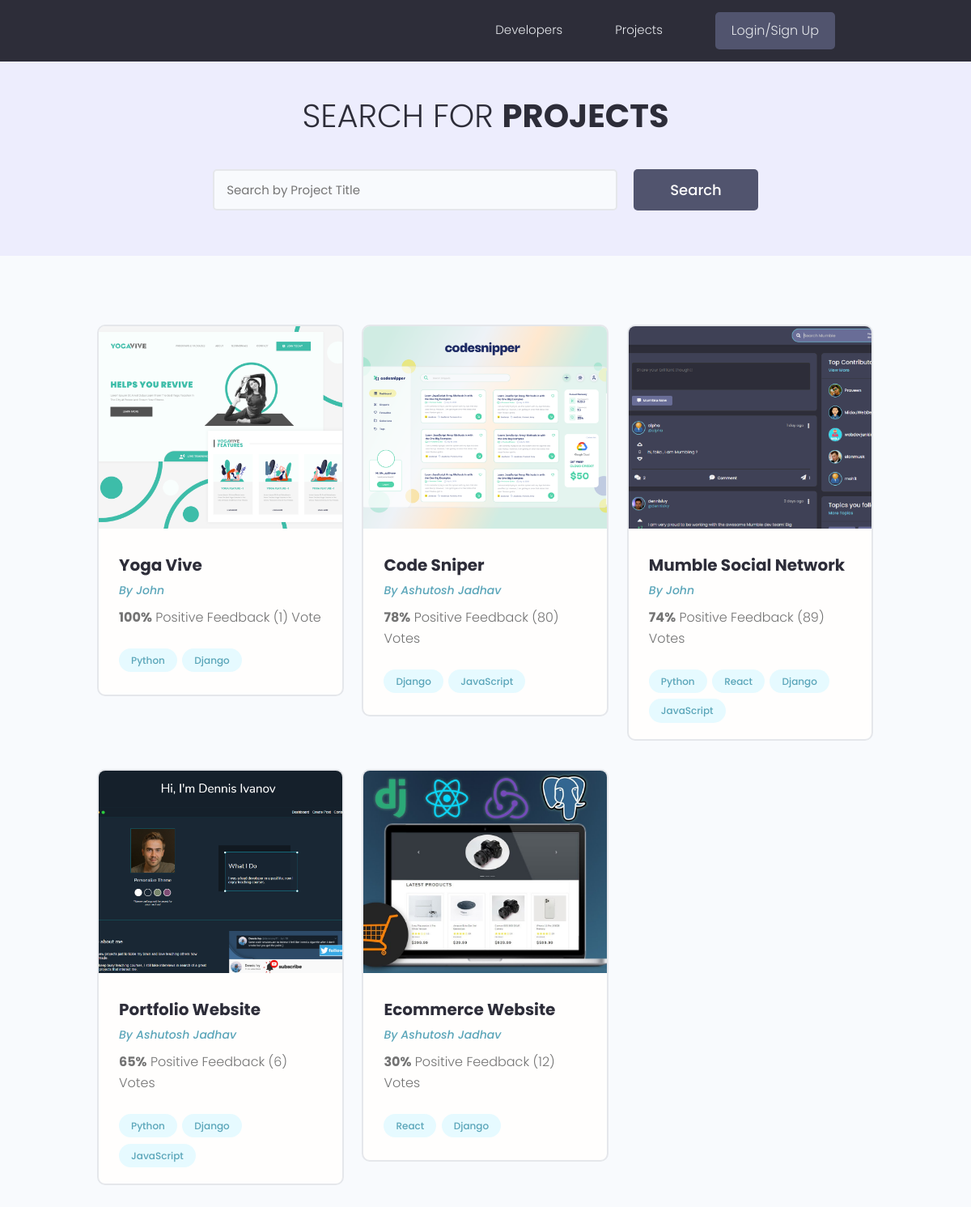
/projects/, run on the app's committed database.
### projects/models.py (models this page shows, shortened)
class Project(models.Model):
    owner = models.ForeignKey(
        Profile, null=True, blank=True, on_delete=models.CASCADE)
    title = models.CharField(max_length=200)
    description = models.TextField(null=True, blank=True)
    featured_image = models.ImageField(
        null=True, blank=True, default="default.jpg")
    demo_link = models.CharField(max_length=2000, null=True, blank=True)
    source_link = models.CharField(max_length=2000, null=True, blank=True)
    tags = models.ManyToManyField('Tag', blank=True)
    vote_total = models.IntegerField(default=0, null=True, blank=True)
    vote_ratio = models.IntegerField(default=0, null=True, blank=True)
    created = models.DateTimeField(auto_now_add=True)
    id = models.UUIDField(default=uuid.uuid4, unique=True,
                          primary_key=True, editable=False)
    class Meta:
        ordering = ['-vote_ratio', '-vote_total', 'title']
    @property
    def imageURL(self):
        try:
            url = self.featured_image.url
        except:
            url = ''
        return url

class Tag(models.Model):
    name = models.CharField(max_length=200)
    created = models.DateTimeField(auto_now_add=True)
    id = models.UUIDField(default=uuid.uuid4, unique=True,
                          primary_key=True, editable=False)
    def __str__(self):
        return self.name

### users/models.py (models this page shows, shortened)
class Profile(models.Model):
    user = models.OneToOneField(
        User, on_delete=models.CASCADE, null=True, blank=True)
    name = models.CharField(max_length=200, blank=True, null=True)
    email = models.EmailField(max_length=500, blank=True, null=True)
    username = models.CharField(max_length=200, blank=True, null=True)
    location = models.CharField(max_length=200, blank=True, null=True)
    short_intro = models.CharField(max_length=200, blank=True, null=True)
    bio = models.TextField(blank=True, null=True)
    profile_image = models.ImageField(
        null=True, blank=True, upload_to='profiles/', default="profiles/user-default.png")
    social_github = models.CharField(max_length=200, blank=True, null=True)
    social_twitter = models.CharField(max_length=200, blank=True, null=True)
    social_linkedin = models.CharField(max_length=200, blank=True, null=True)
    social_youtube = models.CharField(max_length=200, blank=True, null=True)
    social_website = models.CharField(max_length=200, blank=True, null=True)
    created = models.DateTimeField(auto_now_add=True)
    id = models.UUIDField(default=uuid.uuid4, unique=True,
                          primary_key=True, editable=False)
    class Meta:
        ordering = ['created']

### projects/views.py (the view)
# urls.py: path('projects/', views.getProjects),
def projects(request):
    projects, search_query = searchProjects(request)
    custom_range, projects = paginateProjects(request, projects, 6)
    context = {'projects': projects,
               'search_query': search_query, 'custom_range': custom_range}
    return render(request, 'projects/projects.html', context)

### projects/utils.py (called while the page is built)
def paginateProjects(request, projects, results):
    page = request.GET.get('page')
    paginator = Paginator(projects, results)
    try:
        projects = paginator.page(page)
    except PageNotAnInteger:
        page = 1
        projects = paginator.page(page)
    except EmptyPage:
        page = paginator.num_pages
        projects = paginator.page(page)
    leftIndex = (int(page) - 4)
    if leftIndex < 1:
        leftIndex = 1
    rightIndex = (int(page) + 5)
    if rightIndex > paginator.num_pages:
        rightIndex = paginator.num_pages + 1
    custom_range = range(leftIndex, rightIndex)
    return custom_range, projects

def searchProjects(request):
    search_query = ''
    if request.GET.get('search_query'):
        search_query = request.GET.get('search_query')
    tags = Tag.objects.filter(name__icontains=search_query)
    projects = Project.objects.distinct().filter(
        Q(title__icontains=search_query) |
        Q(description__icontains=search_query) |
        Q(owner__name__icontains=search_query) |
        Q(tags__in=tags)
    )
    return projects, search_query

### projects/templates/projects/projects.html (shortened to what this page needs)
{% extends 'main.html' %}
{% block content %}
<main class="projects">
    <section class="hero-section text-center">
        <div class="container container--narrow">
            <div class="hero-section__box">
                <h2>Search for <span>Projects</span></h2>
            </div>
            <div class="hero-section__search">
                <form id='searchForm' class="form" action="{% url 'projects' %}" method="get">
                    <div class="form__field">
                        <input class="input input--text" id="formInput#search" type="text" name="search_query"
                            placeholder="Search by Project Title" value="{{search_query}}" />
                    </div>
                    <input class="btn btn--sub btn--lg" type="submit" value="Search" />
                </form>
            </div>
        </div>
    </section>
    <section class="projectsList">
        <div class="container">
            <div class="grid grid--three">
                {% for project in projects %}
                <div class="column">
                    <div class="card project">
                        <a href="{% url 'project' project.id %}" class="project">
                            <img class="project__thumbnail" src="{{project.imageURL}}" alt="project thumbnail" />
                            <div class="card__body">
                                <h3 class="project__title">{{project.title}}</h3>
                                <p><a class="project__author" href="{% url 'user-profile' project.owner.id %}">By
                                        {{project.owner.name}}</a>
                                </p>
                                <p class="project--rating">
                                    <span style="font-weight: bold;">{{project.vote_ratio}}%</span> Positive
                                    Feedback ({{project.vote_total}}) Vote{{project.vote_total|pluralize:"s"}}
                                </p>
                                <div class="project__tags">
                                    {% for tag in project.tags.all %}
                                    <span class="tag tag--pill tag--main">
                                        <small>{{tag}}</small>
                                    </span>
                                    {% endfor %}
                                </div>
                            </div>
                        </a>
                    </div>
                </div>
                {% endfor %}
            </div>
        </div>
    </section>
</main>
{% endblock %}

### templates/main.html (shortened to what this page needs)
<!DOCTYPE html>
{% load static %}
<html>
<head>
    <link rel="stylesheet" href="https://cdn.iconmonstr.com/1.3.0/css/iconmonstr-iconic-font.min.css" />
    <link rel="stylesheet" href="{% static 'uikit/styles/uikit.css' %}" />
    <link rel="stylesheet" href="{% static 'styles/app.css' %}" />
</head>
<body>
    {% include 'navbar.html' %}
    {% block content %}
    {% endblock content %}
</body>
</html>

### templates/navbar.html (shortened to what this page needs)
{% load static %}
<header class="header">
    <div class="container container--narrow">
        <nav class="header__nav">
            <ul class="header__menu">
                <li class="header__menuItem"><a href="{% url 'profiles' %}">Developers</a></li>
                <li class="header__menuItem"><a href="{% url 'projects' %}">Projects</a></li>
                {% if request.user.is_authenticated %}
                <li class="header__menuItem"><a href="{% url 'inbox' %}">Inbox</a></li>
                <li class="header__menuItem"><a href="{% url 'account' %}">Account</a></li>
                <li class="header__menuItem"><a href="{% url 'logout' %}" class="btn btn--sub">Logout</a></li>
                {% else %}
                <li class="header__menuItem"><a href="{% url 'login' %}" class="btn btn--sub">Login/Sign Up</a></li>
                {% endif %}
            </ul>
        </nav>
    </div>
</header>

### static/styles/app.css (style rules this page uses)
:root { --color-sub: #2d2d39; }
.btn--sub { background-color: var(--color-sub-light); }
.card { border: 2px solid var(--color-light); }
img { width: 100%; }
.header { position: sticky; z-index: 111; background-color: var(--color-sub); padding: 1.5rem 0; }
.header > .container { display: flex; justify-content: space-between; align-items: center; }
.header__nav > ul { display: inline-flex; align-items: center; list-style: none; gap: 6.5rem; }
.header__menuItem > a { color: var(--color-light); font-weight: 300; }
.hero-section { height: 40vh; display: flex; align-items: center; background-color: var(--color-sub); }
.hero-section__box { margin-bottom: 4rem; }
.hero-section__box > h2, .hero-section__box > h2 > span { font-size: 4rem; color: var(--color-light); line-height: 1.3; text-transform: uppercase; }
.hero-section__box > h2 { font-weight: 300; }
.hero-section__box > h2 > span { font-weight: 700; }
.hero-section__search > .form { display: flex; align-items: center; justify-content: center; gap: 2rem; }
.hero-section__search > .form input.input--text { width: 50rem; }
.project__author { font-size: 1.4rem; font-style: italic; }
.project--rating { margin-bottom: 1.6em; margin-top: .5em; }
.projects > .hero-section { background: var(--color-sub-lighter); height: 30vh; }
.projects .hero-section__box { margin-bottom: 2.5rem; }
.projects .hero-section__box > h2 { color: var(--color-sub); }
.projects .hero-section__box > h2 > span { font-weight: 700; color: var(--color-sub); }
.projectsList { margin-top: 8rem; }
.project__thumbnail { height: 25rem; object-fit: cover; object-position: top center; }
.project__title { font-size: 2rem; font-weight: 700; color: var(--color-sub); }

### static/uikit/styles/modules/_variables.css (style rules this page uses)
:root { --color-main: #5aa5b9; --color-main-light: #e6faff; --color-sub: #3f4156; --color-sub-light: #51546e; --color-sub-lighter: #ededfd; --color-text: #737373; --color-gray: #8b8b8b; --color-light: #e5e7eb; --color-light-gray: #767676; --color-bg: #f8fafd; --color-white: #fffefd; --color-white-light: #f3f3f3; --color-success: #359e64; --color-success-bg: #def8e8; --color-error: #fc4b0b; --color-error-bg: #fff2ee; --font-base: 'Poppins', arial, helvetica, 'Segoe UI', roboto, ubuntu, sans-serif; --font-monospace: 'Fira Code', 'Courier New', courier, monospace; --font-regular: 300; --font-medium: 500; --font-bold: 700; --generic-shadow: 1px 1px 5px #00000010; --generic-transition: all 0.3s ease-in-out; }

### static/uikit/styles/modules/_base.css (style rules this page uses)
* { margin: 0; padding: 0; box-sizing: border-box; text-rendering: optimizeLegibility; color: inherit; font-size: inherit; }
html { font-size: 50%; }
@media only screen and (min-width: 480px) { html { font-size: 56.25%; } }
@media only screen and (min-width: 1200px) { html { font-size: 62.5%; } }
body { line-height: 1.6; font-weight: 400; font-size: 1.5rem; color: var(--color-text); background-color: var(--color-bg); min-height: 100vh; }

### static/uikit/styles/modules/_typography.css (style rules this page uses)
* { font-family: var(--font-base); }
h2 { font-size: 3.6rem; font-weight: var(--font-bold); }
h3 { font-size: 3.2rem; font-weight: var(--font-medium); }
p, span, strong { font-size: 1.6rem; color: var(--color-text); font-weight: var(--font-regular); }
a { padding-bottom: 2px; text-decoration: none; display: inline-block; color: var(--color-main); font-weight: var(--font-medium); }

### static/uikit/styles/modules/_utilities.css (style rules this page uses)
.container { width: 92%; max-width: 165rem; margin: 0 auto; box-sizing: border-box; }
.container--narrow { width: 92%; max-width: 120rem; }
@media screen and (min-width: 1000px) { .container { width: 90%; } }
@media screen and (min-width: 1000px) { .container--narrow { width: 85%; } }
@media screen and (min-width: 1200px) { .container { width: 80%; } }
@media screen and (min-width: 1200px) { .container--narrow { width: 72%; } }
.text-center { text-align: center; }

### static/uikit/styles/modules/_button.css (style rules this page uses)
.btn { display: inline-block; position: relative; cursor: pointer; background-color: var(--color-light); font-weight: var(--font-medium); color: var(--color-sub); text-decoration: none; padding: 1rem 2rem; border-radius: 0.5rem; border: none; width: -webkit-fit-content; width: -moz-fit-content; width: fit-content; height: -webkit-fit-content; height: -moz-fit-content; height: fit-content; font-size: 1.6rem; outline-width: 0; outline-color: transparent; -webkit-backface-visibility: hidden; backface-visibility: hidden; transition: all 0.3s ease-in-out; }
.btn--sub { background-color: var(--color-sub); color: var(--color-white); }
.btn--lg { font-size: 1.8rem; padding: 1.2rem 4.5rem; }

### data on the page
Project: imageURL (picture), title "Yoga Vive", owner.name "John", vote_ratio "100", vote_total "1"
Tag: name "Python"
Tag: name "Django"
Project: imageURL (picture), title "Code Sniper", owner.name "Ashutosh Jadhav", vote_ratio "78", vote_total "80"
Tag: name "JavaScript"
Project: imageURL (picture), title "Mumble Social Network", owner.name "John", vote_ratio "74", vote_total "89"
Tag: name "React"
Project: imageURL (picture), title "Portfolio Website", owner.name "Ashutosh Jadhav", vote_ratio "65", vote_total "6"
Project: imageURL (picture), title "Ecommerce Website", owner.name "Ashutosh Jadhav", vote_ratio "30", vote_total "12"
